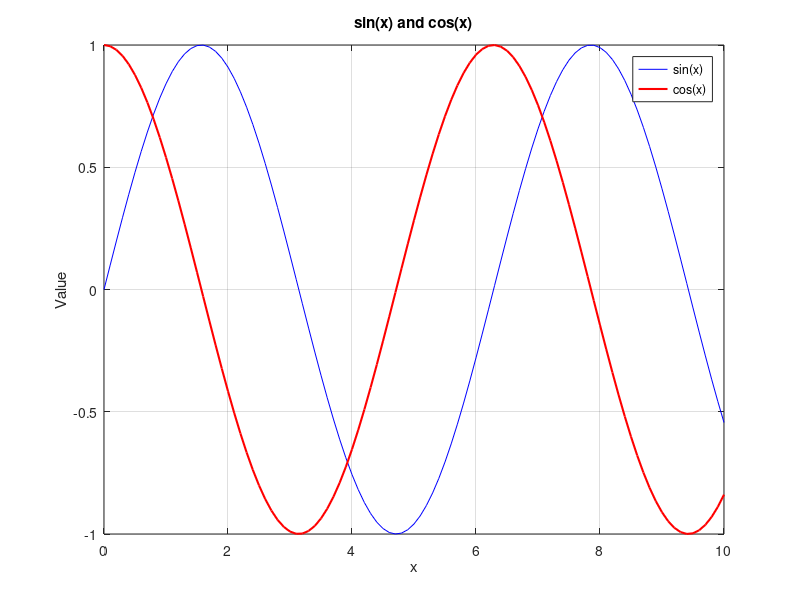

Here is the MATLAB script that generated this plot:
x = 0:0.1:10;
y1 = sin(x);
y2 = cos(x);
plot(x,y1,'b',x,y2,'r','LineWidth',1.5)
xlabel('x')
ylabel('Value')
title('sin(x) and cos(x)')
legend('sin(x)','cos(x)')
grid on
